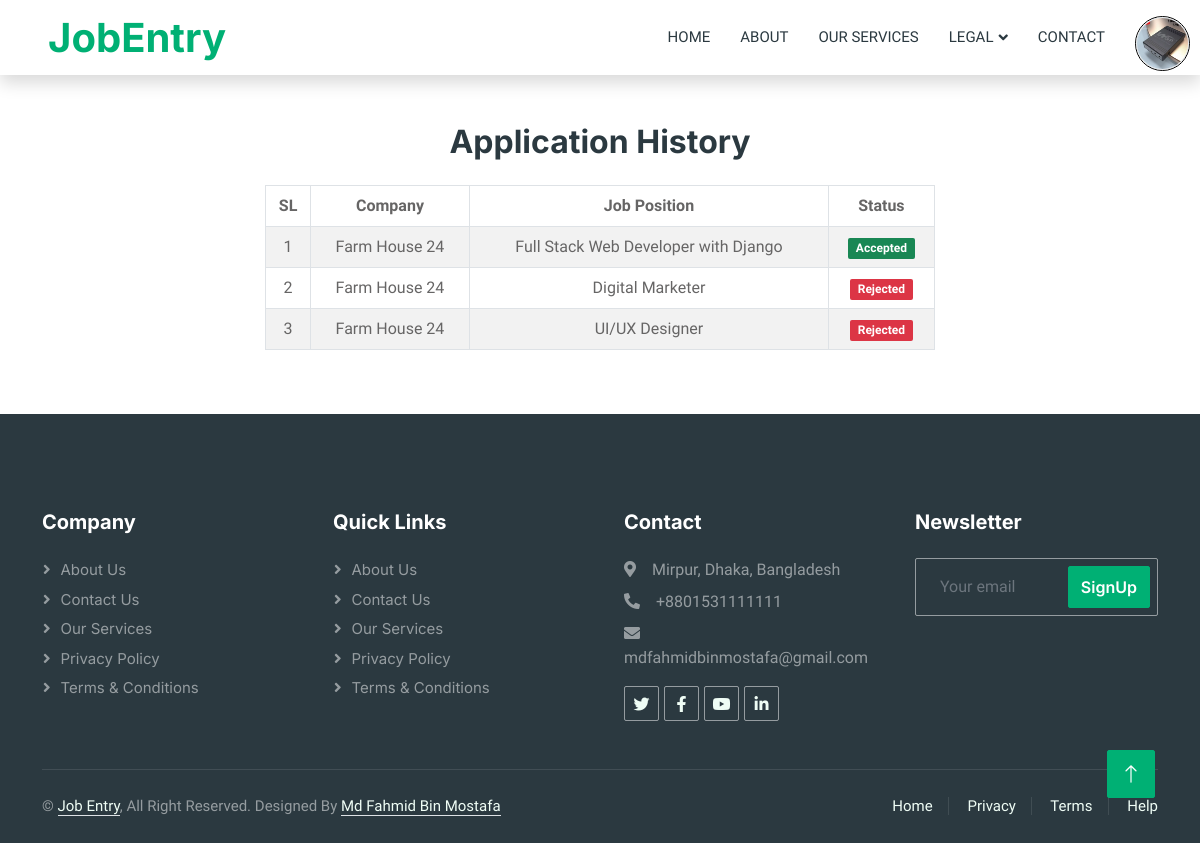
The app's page /job/history (signed in) with its own data.
### jobapp/models.py (models this page shows, shortened)
class CustomUser(AbstractUser):
    USER = ((1, 'Recruiter'),
            (2, 'Applicant'))
    profile_pic = models.ImageField(upload_to='profile_pic', null=True)
    user_type = models.CharField(choices=USER, max_length=20, null=True)
    reset_token = models.CharField(max_length=100, null=True, blank=True)

class Job_Apply(models.Model):
    STATUS_CHOICES = [
        ('pending', 'Pending'),
        ('accepted', 'Accepted'),
        ('rejected', 'Rejected'),
    ]
    applicants = models.ForeignKey(Applicant, on_delete=models.CASCADE, null=True)
    recruiter = models.ForeignKey(Recuiter, on_delete=models.CASCADE, null=True, blank=True)
    job = models.ForeignKey(Job, on_delete=models.CASCADE, null=True)
    cover_letter = models.TextField(null=True)
    cv = models.FileField(upload_to='resume', validators=[FileExtensionValidator(allowed_extensions=['pdf'])])
    portfolio = models.CharField(max_length=100, null=True, blank=True)
    status = models.CharField(
        max_length=10,
        choices=STATUS_CHOICES,
        default='pending'
    )
    updated_at = models.DateTimeField(auto_now=True)

class Job(models.Model):
    company_name = models.ForeignKey(Recuiter, on_delete=models.CASCADE)
    email = models.EmailField(null=True)
    description = CKEditor5Field(config_name='default')
    website = models.CharField(max_length=50, null=True, blank=True)
    position = models.CharField(max_length=100)
    slug = AutoSlugField(populate_from='position', unique=True)
    min_salary = models.IntegerField()
    max_salary = models.IntegerField()
    job_type = models.ForeignKey(Type, null=True, on_delete=models.CASCADE)
    category = models.ForeignKey(Category, on_delete=models.CASCADE, null=True)
    post_date = models.DateField(auto_now_add=True, null=True)
    post_time = models.TimeField(auto_now_add=True, null=True)
    apply_date = models.DateField(null=True)
    apply_time = models.TimeField(null=True)
    vacancy = models.IntegerField(null=True)
    responsibility = CKEditor5Field(config_name='default', null=True, blank=True)
    qualification = CKEditor5Field(config_name='default', null=True, blank=True)

class Recuiter(models.Model):
    user = models.OneToOneField(CustomUser, on_delete=models.CASCADE, null=True)
    first_name = models.CharField(max_length=50, null=True)
    last_name = models.CharField(max_length=50, null=True)
    state = models.CharField(max_length=50)
    country = models.CharField(max_length=50)
    company = models.CharField(max_length=50)
    logo = models.ImageField(upload_to='company_logo')

### jobapp/views.py (the view)
# urls.py: path('job/history', views.application_history, name='application_history'),
@login_required(login_url='login')
def application_history(request):
    try:
        applicant = Applicant.objects.get(user=request.user)
        applications = Job_Apply.objects.filter(applicants=applicant)
        return render(request, 'application_history.html', {
            'applications': applications,
        })
    except Applicant.DoesNotExist:
        messages.error(request, 'You do not have any applications.')
        return render(request, 'error.html', {'message': 'You do not have any applications.'})

### jobapp/views.py (called while the page is built)
def notification_processor(request):
    if request.user.is_authenticated:
        if request.user.user_type == '2':  # Applicant
            unread_count = Notification.objects.filter(user=request.user, is_read=False).count()
            return {'unread_notification_count': unread_count}
    return {'unread_notification_count': 0}

### templates/application_history.html
{% extends "base.html" %}
{% block content %}
<div class="container mt-5">
    <h2 class="text-center">Application History</h2>
    <div class="row">
        <div class="col-12">
            {% if applications %}
                <table class="table table-bordered table-striped mt-3 mb-3 text-center" style="width: 60%; margin: 0 auto;">
                    <thead>
                        <tr>
                            <th>SL</th>
                            <th>Company</th>
                            <th>Job Position</th>
                            <th>Status</th>
                        </tr>
                    </thead>
                    <tbody>
                        {% for application in applications %}
                        <tr>
                            <td>{{ forloop.counter }}</td>
                            <td>{{ application.job.company_name.company }}</td>
                            <td>{{ application.job.position }}</td>
                            <td>
                                {% if application.status == 'accepted' %}
                                    <span class="badge bg-success">Accepted</span>
                                {% elif application.status == 'rejected' %}
                                    <span class="badge bg-danger">Rejected</span>
                                {% else %}
                                    <span class="badge bg-warning text-dark">Pending</span>
                                {% endif %}
                            </td>
                        </tr>
                        {% endfor %}
                    </tbody>
                </table>
            {% else %}
                <p class="text-center">You have not applied to any jobs yet.</p>
            {% endif %}
        </div>
    </div>
</div>
{% endblock %}

### templates/navbar.html (shortened to what this page needs)
{% load static %}
<nav class="navbar navbar-expand-lg bg-white navbar-light shadow sticky-top p-0">
    <a href="{% url 'index' %}" class="navbar-brand d-flex align-items-center text-center py-0 px-4 px-lg-5">
        <h1 class="m-0 text-primary">JobEntry</h1>
    </a>
    <div class="collapse navbar-collapse" id="navbarCollapse">
        <div class="navbar-nav ms-auto p-4 p-lg-0">
            <a href="{% url 'index' %}" class="nav-item nav-link {% if request.resolver_match.url_name == 'index' %}active{% endif %}">Home</a>
            <a href="{% url 'about' %}" class="nav-item nav-link {% if request.resolver_match.url_name == 'about' %}active{% endif %}">About</a>
            <a href="{% url 'our_services' %}" class="nav-item nav-link {% if request.resolver_match.url_name == 'our_services' %}active{% endif %}">Our Services</a>
            <div class="nav-item dropdown">
                <a href="#" class="nav-link dropdown-toggle {% if request.resolver_match.url_name in 'privacy_policy terms_conditions' %}active{% endif %}" data-bs-toggle="dropdown">Legal</a>
            </div>
            <a href="{% url 'contact' %}" class="nav-item nav-link {% if request.resolver_match.url_name == 'contact' %}active{% endif %}">Contact</a>
            {% if request.user.is_authenticated %}
                <div class="action position-relative">
                    <div class="profile d-flex align-items-center" onclick="menuToggle();" style="border: 1px solid black; margin-right: 10px; margin-top: 15px;">
                        {% if request.user.user_type == '1' %}
                            {% with recruiter=request.user.recuiter %}
                                {% if recruiter.logo %}
                                    <img src="{{ recruiter.logo.url }}" alt="Company Logo" class="rounded-circle border profile-img">
                                {% else %}
                                    <img src="{% static 'assets/img/default-company-logo.png' %}" alt="Company Logo" class="rounded-circle border profile-img">
                                {% endif %}
                            {% endwith %}
                        {% else %}
                            {% if request.user.profile_pic %}
                                <img src="{{ request.user.profile_pic.url }}" alt="Applicant Image" class="rounded-circle border profile-img">
                            {% else %}
                                <img src="{% static 'assets/img/default-profile.png' %}" alt="Applicant Image" class="rounded-circle border profile-img">
                            {% endif %}
                        {% endif %}
                    </div>
                </div>
            {% else %}
                <a href="{% url 'login' %}" class="nav-item nav-link {% if request.resolver_match.url_name == 'login' %}active{% endif %}">Login/Signup</a>
            {% endif %}
        </div>
    </div>
</nav>

### static/css/style.css (style rules this page uses)
:root { --primary: #00B074; --secondary: #2B9BFF; --light: #EFFDF5; --dark: #2B3940; }
.navbar .dropdown-toggle::after { border: none; content: "\f107"; font-family: "Font Awesome 5 Free"; font-weight: 900; vertical-align: middle; margin-left: 5px; transition: .5s; }
.navbar-dark .navbar-nav .nav-link, .navbar-light .navbar-nav .nav-link { margin-right: 30px; padding: 25px 0; color: #FFFFFF; font-size: 15px; text-transform: uppercase; outline: none; }
.navbar-light .navbar-brand, .navbar-light a.btn { height: 75px; }
.navbar-light .navbar-nav .nav-link { color: var(--dark); font-weight: 500; }
.navbar-light.sticky-top { top: -100px; transition: .5s; }
.action .profile { position: relative; width: 55px; height: 55px; border-radius: 50%; overflow: hidden; cursor: pointer; }
.action .profile img { position: absolute; top: 0; left: 0; width: 100%; height: 100%; object-fit: cover; }

### records on screen
CustomUser: user.profile_pic (picture)
Job_Apply: job.company_name.company "Farm House 24", job.position "Full Stack Web Developer with Django", status "Accepted"
Job_Apply: job.company_name.company "Farm House 24", job.position "Digital Marketer", status "Rejected"
Job_Apply: job.company_name.company "Farm House 24", job.position "UI/UX Designer", status "Rejected"
